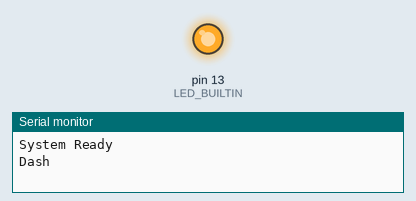
This sketch was run on a simulated Arduino Uno, built with avr-gcc and run on an emulated ATmega328P. On the bench: output pins drawn as LEDs (lit = HIGH), the last lines printed to the serial monitor.

Above: at 4.5 s.
At 22.5 s:
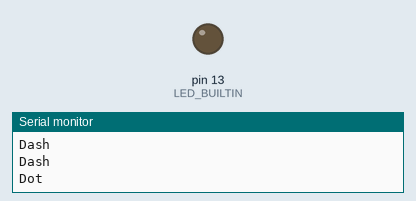
Timing chart, 0 to 29.0 s (numbered marks = the images above):
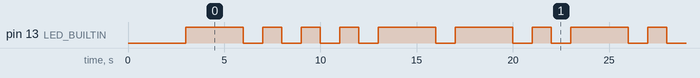

The sketch:

lab-1-blink.ino
```cpp
// (licence header left out)
/*
  Morse code definitions:
  each dot ('.') is 1 time unit,
  each dash ('-') is 3 time units,
  a time unit is 1 second (1000 milliseconds)
*/
#define TIME_UNIT 1000
#define DOT_UNITS 1
#define DASH_UNITS 3

/*
  The morse code message to display,
  in this example the word DAN: D (-..) A (.-) N (-.)
*/
char output[7] = { '-', '.', '.', '.', '-', '-', '.' };
int current_char = 0;

void setup() {
  /*
    This method is run once, evertime your arduino is turned on.
    You should put any code in here that needs to have run before
    the 'loop' method.
  */

  // setup serial for diagnostics
  Serial.begin(9600);
  // clear the counter
  current_char = 0;
  // set the LED 'pin' to output
  pinMode(LED_BUILTIN, OUTPUT);
  // pause the system
  delay(3000);
  Serial.println("System Ready");
}

void loop() {
  /*
    This method is called on a loop untill your arduino is turned off.
    The main logic for your code should be present within this method.
  */

  // calculate amount of time LED is to be on for
  int led_on_time = 0;
  if (output[current_char] == '.') {
    Serial.println("Dot");
    led_on_time = DOT_UNITS * TIME_UNIT;
  } else if (output[current_char] == '-') {
    Serial.println("Dash");
    led_on_time = DASH_UNITS * TIME_UNIT;
  }

  // turn the LED on and off
  digitalWrite(LED_BUILTIN, HIGH);
  delay(led_on_time);
  digitalWrite(LED_BUILTIN, LOW);

  // determine the next sequence to display
  if (current_char >= 6) {
    current_char = 0;
  } else {
    current_char++;
  }

  // delay till next itteration
  delay(TIME_UNIT);
}
```

Measured:
- by itself, pin 13 (LED_BUILTIN): repeats every 20.0 s: 3 × (LOW 1.0 s, HIGH 1.0 s), 2 × (LOW 1.0 s, HIGH 3.0 s), LOW 1.0 s, HIGH 1.0 s, LOW 1.0 s, HIGH 3.0 s
- by itself, everything shown: repeats every 20.0 s, in 14 steps
